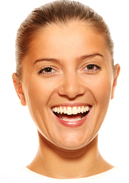
%> input picture prog_assignments/hw03/CS1674-HW03/woman_happy.png, 129 x 183 px
$ octave hybrid_image.m   (GNU Octave 9; MATLAB toolbox functions it lacks are replaced by stand-ins)
%> lines starting %> are read from the running program, lines starting %| are printed output that depends on the picture
%%%%%%%%%%%%%%%%%%%%%%%%%%%%%%%%%%%%%%%%%%%%%%%%%%%%%%%%%%%%%%%%%%%%%%%
% @author:  Anthony (Tony) Poerio (adp59@pitt.edu)
%
% CS1674 - Computer Vision
% Programming Assignment #03
% Fall 2016
%%%%%%%%%%%%%%%%%%%%%%%%%%%%%%%%%%%%%%%%%%%%%%%%%%%%%%%%%%%%%%%%%%%%%%%

% Part II: Hybrid Images (10 points)
%%%%%%%%%%%%%%%%%%%%%%%%%%%%%%%%%%%%%%%%%%%%%


%%%%%%%%%%%%%%%%%%%%%%%%%%%%%%%%%%%%%%%%%%%%%
% (1) Download one pair of images: woman_happy and woman_neutral, or baby_happy and baby_weird.
% Selected: >>> 'woman_happy' and 'woman_neutral'

%%%%%%%%%%%%%%%%%%%%%%%%%%%%%%%%%%%%%%%%%%%%%
% (2) In your code, read in both images and resize them to the same square size (e.g. 512x512).
% Also convert both of them to grayscale. Name your script hybrid_image.m.

% read in, resize and show 'woman_happy.png'
woman_happy = imread('CS1674-HW03/woman_happy.png');
%> woman_happy is the input picture: size 183x129x3 uint8; mean R, G, B 228.1, 188.8, 162.5
woman_happy = rgb2gray(woman_happy);
%> woman_happy: size 183x129 uint8
woman_happy = imresize(woman_happy, [512,512]);
%> woman_happy: size 512x512 uint8
%figure; imshow(woman_happy)


% read in, resize and show 'woman_neutral.png'
woman_neutral = imread('CS1674-HW03/woman_neutral.png');
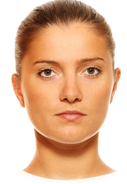
%> input picture prog_assignments/hw03/CS1674-HW03/woman_neutral.png, 127 x 184 px
%> woman_neutral is the input picture: size 184x127x3 uint8; mean R, G, B 224.6, 183.7, 154.7
woman_neutral = rgb2gray(woman_neutral);
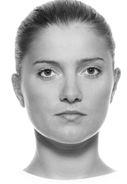
%> woman_neutral: size 184x127 uint8; min 18, max 255, mean 192.6
woman_neutral = imresize(woman_neutral, [512,512]);
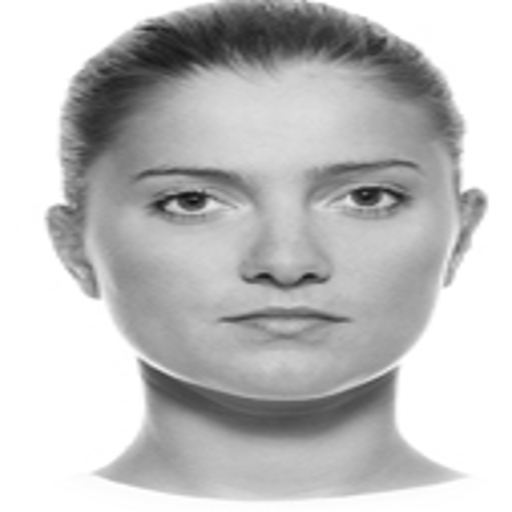
%> woman_neutral: size 512x512 uint8; min 15, max 255, mean 192.6
%figure; imshow(woman_neutral)

%%%%%%%%%%%%%%%%%%%%%%%%%%%%%%%%%%%%%%%%%%%%%
% (3) Create a Gaussian filter with fspecial('gaussian', hsize, sigma);
%
im_filter = fspecial('gaussian', 30, 10);

%%%%%%%%%%%%%%%%%%%%%%%%%%%%%%%%%%%%%%%%%%%%%
% (4) Apply the filter to both, saving the results as im1_blur, im2_blur.
%
im1_blur = imfilter(woman_happy, im_filter);
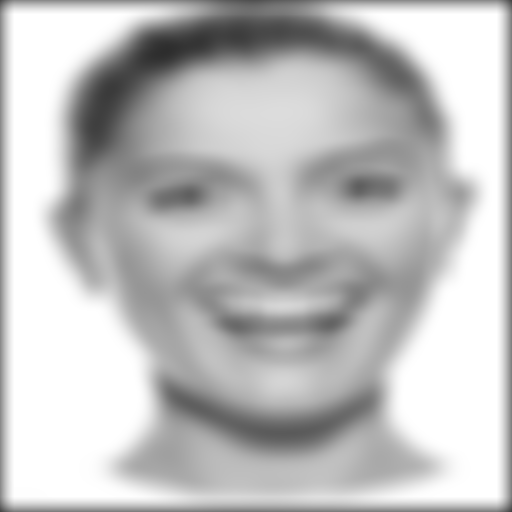
%> im1_blur: size 512x512 uint8; min 45, max 255, mean 191.5
figure; imshow(im1_blur);

im2_blur = imfilter(woman_neutral, im_filter);
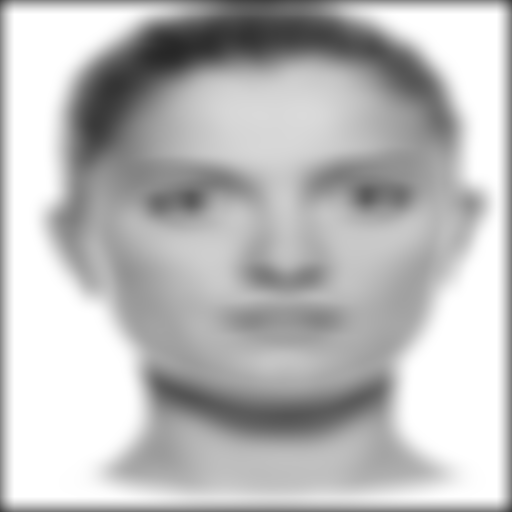
%> im2_blur: size 512x512 uint8; min 39, max 255, mean 186.6
%figure; imshow(im2_blur);

%%%%%%%%%%%%%%%%%%%%%%%%%%%%%%%%%%%%%%%%%%%%%
% (5) For the second image, subtract the blur of the image from the image
% (as we did with the Pittsburgh image in class), and save the result as im2_detail.
im2_detail = woman_neutral - im2_blur;
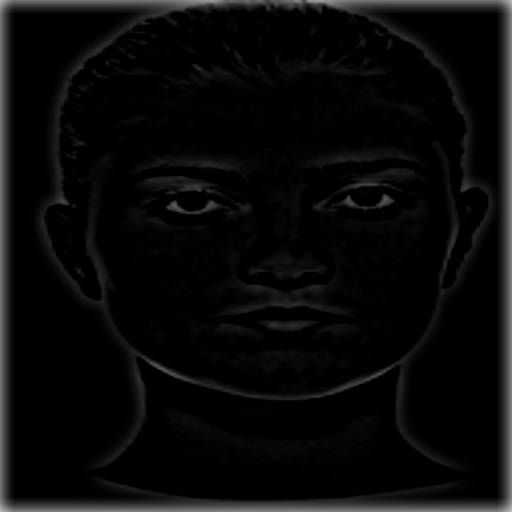
%> im2_detail: size 512x512 uint8; min 0, max 191, mean 9.5
%figure; imshow(im2_detail);

%%%%%%%%%%%%%%%%%%%%%%%%%%%%%%%%%%%%%%%%%%%%%
% (6) Now add im1_blur and im2_detail, show the image, save it,
% and include it with your submission.
% Play with scaling it up and down (by dragging in Matlab)
% to see the "hybrid" effect.
hybrid_image = im1_blur + im2_detail;
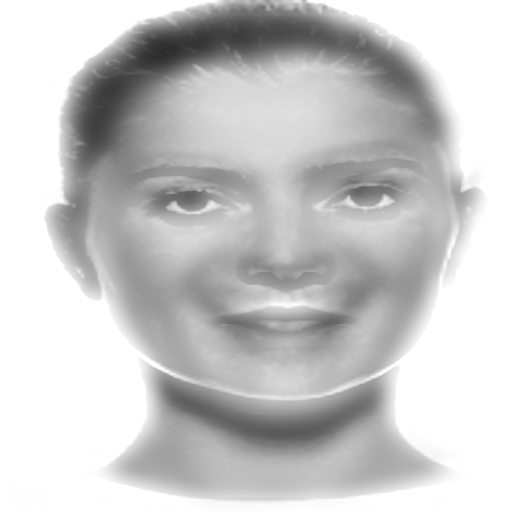
%> hybrid_image: size 512x512 uint8; min 45, max 255, mean 200.4
figure; imshow(hybrid_image);
